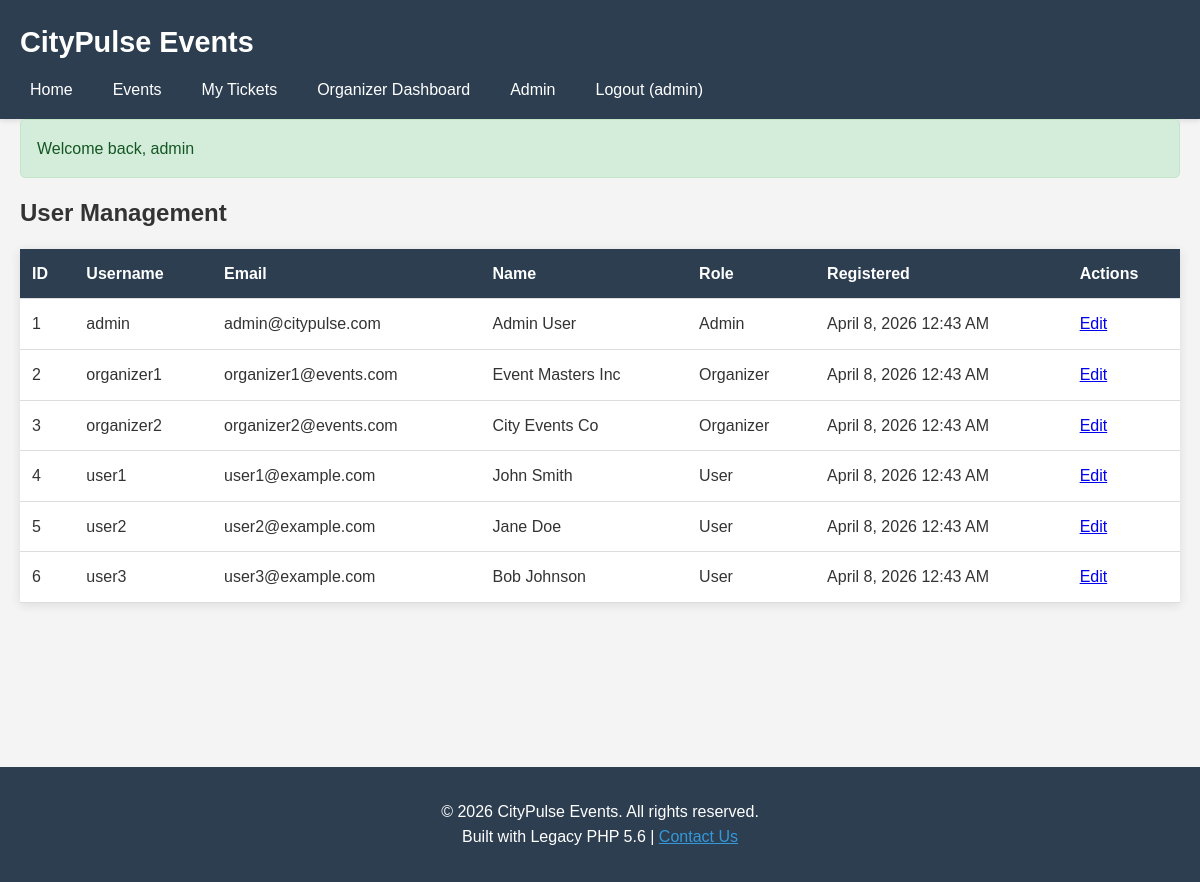
The page /admin/users.php (signed in) on the database its author committed.
### tables this page shows
CREATE TABLE users (
    id INT AUTO_INCREMENT PRIMARY KEY,
    username VARCHAR(50) UNIQUE NOT NULL,
    email VARCHAR(100) UNIQUE NOT NULL,
    password VARCHAR(32) NOT NULL,   
    name VARCHAR(100) NOT NULL,
    phone VARCHAR(20),
    role ENUM('user', 'organizer', 'admin') DEFAULT 'user',
    created_at DATETIME DEFAULT CURRENT_TIMESTAMP
);

### includes/db.php (called while the page is built, shortened)
<?php
$db = mysqli_connect(DB_HOST, DB_USER, DB_PASS, DB_NAME);
function query($sql) {
    global $db;
    $result = mysqli_query($db, $sql);
    return $result;
}
function fetch_all($result) {
    $rows = array();
    while ($row = mysqli_fetch_assoc($result)) {
        $rows[] = $row;
    }
    return $rows;
}
?>

### includes/functions.php (called while the page is built, shortened)
<?php
function format_datetime($datetime) {
    return date('F j, Y g:i A', strtotime($datetime));
}
?>

### admin/users.php (the view, shortened to what this page needs)
<?php
require_once '../includes/db.php';
require_once '../includes/functions.php';
$sql = "SELECT * FROM users ORDER BY created_at DESC";
$result = query($sql);
$users = fetch_all($result);
include '../includes/header.php';
?>
<div class="admin-panel">
    <h2>User Management</h2>
    <table class="data-table">
        <thead>
            <tr>
                <th>ID</th>
                <th>Username</th>
                <th>Email</th>
                <th>Name</th>
                <th>Role</th>
                <th>Registered</th>
                <th>Actions</th>
            </tr>
        </thead>
        <tbody>
            <?php foreach ($users as $user): ?>
                <tr>
                    <td><?php echo $user['id']; ?></td>
                    <td><?php echo $user['username']; ?></td>
                    <td><?php echo $user['email']; ?></td>
                    <td><?php echo $user['name']; ?></td>
                    <td><?php echo ucfirst($user['role']); ?></td>
                    <td><?php echo format_datetime($user['created_at']); ?></td>
                    <td>
                        <a href="?edit=<?php echo $user['id']; ?>">Edit</a>
                    </td>
                </tr>
            <?php endforeach; ?>
        </tbody>
    </table>
</div>
<?php include '../includes/footer.php'; ?>

### css/style.css (style rules this page uses)
* { margin: 0; padding: 0; box-sizing: border-box; }
body { font-family: Arial, sans-serif; line-height: 1.6; color: #333; background-color: #f4f4f4; }
.data-table { width: 100%; background: white; border-collapse: collapse; margin-top: 1rem; box-shadow: 0 2px 10px rgba(0,0,0,0.1); }
.data-table th, .data-table td { padding: 12px; text-align: left; border-bottom: 1px solid #ddd; }
.data-table th { background-color: #2c3e50; color: white; }

### rows shown on the page
users: id "1", username "admin", email "admin@citypulse.com", name "Admin User", role "Admin", created_at "April 8, 2026 12:43 AM"
users: id "2", username "organizer1", email "organizer1@events.com", name "Event Masters Inc", role "Organizer", created_at "April 8, 2026 12:43 AM"
users: id "3", username "organizer2", email "organizer2@events.com", name "City Events Co", role "Organizer", created_at "April 8, 2026 12:43 AM"
users: id "4", username "user1", email "user1@example.com", name "John Smith", role "User", created_at "April 8, 2026 12:43 AM"
users: id "5", username "user2", email "user2@example.com", name "Jane Doe", role "User", created_at "April 8, 2026 12:43 AM"
users: id "6", username "user3", email "user3@example.com", name "Bob Johnson", role "User", created_at "April 8, 2026 12:43 AM"

### other values the page prints
SITE_NAME "CityPulse Events"
$_SESSION['username'] "admin"
$_SESSION['message'] "Welcome back, admin"
